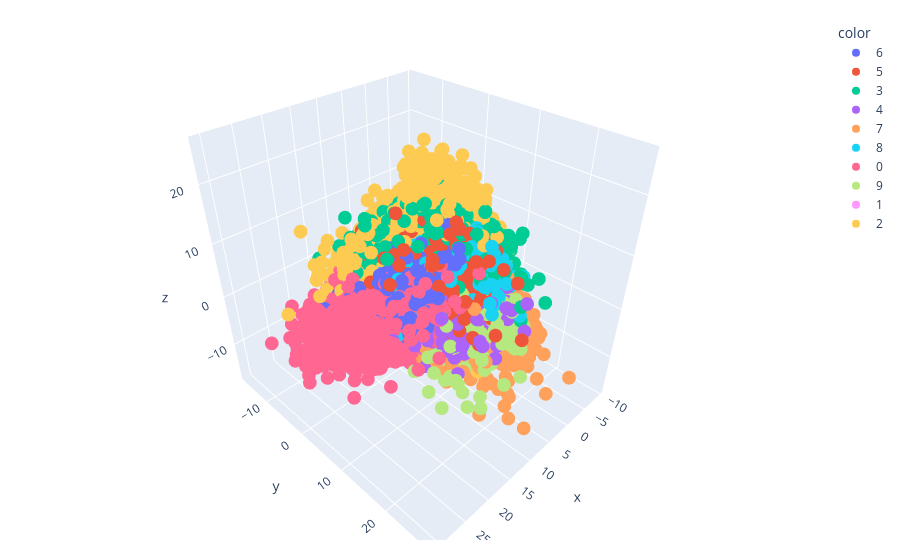

Notebook source saved alongside this figure:
### Code cell
y_train_trf = y_train.astype(str)

fig = px.scatter_3d(x=X_train_trf[:,0],
                y = X_train_trf[:,1],
                z= X_train_trf[:,2],
                color=y_train_trf)
fig.update_layout(margin = dict(l=20, r =20, t=20, b=20))

fig.show()

### Figure 1 — Plotly figure (JSON) as saved in the notebook; plotly's stock layout.template omitted (floating-point values rounded to 4 significant figures; data arrays with more than 128 entries replaced by an {"elided": "..."} marker saying what was removed)
{"data": [{"hovertemplate": "color=6<br>x=%{x}<br>y=%{y}<br>z=%{z}<extra></extra>", "legendgroup": "6", "marker": {"color": "#636efa", "symbol": "circle"}, "mode": "markers", "name": "6", "scene": "scene", "showlegend": true, "type": "scatter3d", "x": {"elided": "3352 float values"}, "y": {"elided": "3352 float values"}, "z": {"elided": "3352 float values"}}, {"hovertemplate": "color=5<br>x=%{x}<br>y=%{y}<br>z=%{z}<extra></extra>", "legendgroup": "5", "marker": {"color": "#EF553B", "symbol": "circle"}, "mode": "markers", "name": "5", "scene": "scene", "showlegend": true, "type": "scatter3d", "x": {"elided": "3093 float values"}, "y": {"elided": "3093 float values"}, "z": {"elided": "3093 float values"}}, {"hovertemplate": "color=3<br>x=%{x}<br>y=%{y}<br>z=%{z}<extra></extra>", "legendgroup": "3", "marker": {"color": "#00cc96", "symbol": "circle"}, "mode": "markers", "name": "3", "scene": "scene", "showlegend": true, "type": "scatter3d", "x": {"elided": "3414 float values"}, "y": {"elided": "3414 float values"}, "z": {"elided": "3414 float values"}}, {"hovertemplate": "color=4<br>x=%{x}<br>y=%{y}<br>z=%{z}<extra></extra>", "legendgroup": "4", "marker": {"color": "#ab63fa", "symbol": "circle"}, "mode": "markers", "name": "4", "scene": "scene", "showlegend": true, "type": "scatter3d", "x": {"elided": "3233 float values"}, "y": {"elided": "3233 float values"}, "z": {"elided": "3233 float values"}}, {"hovertemplate": "color=7<br>x=%{x}<br>y=%{y}<br>z=%{z}<extra></extra>", "legendgroup": "7", "marker": {"color": "#FFA15A", "symbol": "circle"}, "mode": "markers", "name": "7", "scene": "scene", "showlegend": true, "type": "scatter3d", "x": {"elided": "3508 float values"}, "y": {"elided": "3508 float values"}, "z": {"elided": "3508 float values"}}, {"hovertemplate": "color=8<br>x=%{x}<br>y=%{y}<br>z=%{z}<extra></extra>", "legendgroup": "8", "marker": {"color": "#19d3f3", "symbol": "circle"}, "mode": "markers", "name": "8", "scene": "scene", "showlegend": true, "type": "scatter3d", "x": {"elided": "3228 float values"}, "y": {"elided": "3228 float values"}, "z": {"elided": "3228 float values"}}, {"hovertemplate": "color=0<br>x=%{x}<br>y=%{y}<br>z=%{z}<extra></extra>", "legendgroup": "0", "marker": {"color": "#FF6692", "symbol": "circle"}, "mode": "markers", "name": "0", "scene": "scene", "showlegend": true, "type": "scatter3d", "x": {"elided": "3316 float values"}, "y": {"elided": "3316 float values"}, "z": {"elided": "3316 float values"}}, {"hovertemplate": "color=9<br>x=%{x}<br>y=%{y}<br>z=%{z}<extra></extra>", "legendgroup": "9", "marker": {"color": "#B6E880", "symbol": "circle"}, "mode": "markers", "name": "9", "scene": "scene", "showlegend": true, "type": "scatter3d", "x": {"elided": "3350 float values"}, "y": {"elided": "3350 float values"}, "z": {"elided": "3350 float values"}}, {"hovertemplate": "color=1<br>x=%{x}<br>y=%{y}<br>z=%{z}<extra></extra>", "legendgroup": "1", "marker": {"color": "#FF97FF", "symbol": "circle"}, "mode": "markers", "name": "1", "scene": "scene", "showlegend": true, "type": "scatter3d", "x": {"elided": "3775 float values"}, "y": {"elided": "3775 float values"}, "z": {"elided": "3775 float values"}}, {"hovertemplate": "color=2<br>x=%{x}<br>y=%{y}<br>z=%{z}<extra></extra>", "legendgroup": "2", "marker": {"color": "#FECB52", "symbol": "circle"}, "mode": "markers", "name": "2", "scene": "scene", "showlegend": true, "type": "scatter3d", "x": {"elided": "3331 float values"}, "y": {"elided": "3331 float values"}, "z": {"elided": "3331 float values"}}], "layout": {"legend": {"title": {"text": "color"}, "tracegroupgap": 0}, "margin": {"b": 20, "l": 20, "r": 20, "t": 20}, "scene": {"domain": {"x": [0, 1], "y": [0, 1]}, "xaxis": {"title": {"text": "x"}}, "yaxis": {"title": {"text": "y"}}, "zaxis": {"title": {"text": "z"}}}}}
